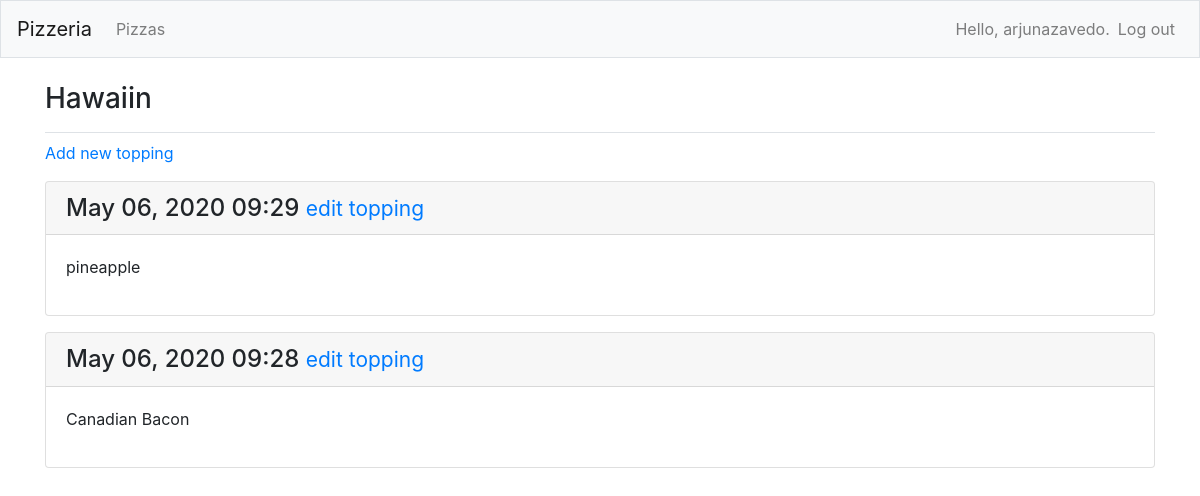
/pizzas/2/ (signed in), run on the app's committed database.
### pizzas/models.py (models this page shows, shortened)
class Pizza(models.Model):
    name = models.CharField(max_length=200)
    date_added = models.DateTimeField(auto_now_add=True)
    owner = models.ForeignKey(User, on_delete=models.CASCADE)
    def __str__(self):
        return self.name

class Topping(models.Model):
    pizza = models.ForeignKey(Pizza, on_delete=models.CASCADE)
    name = models.TextField()
    date_added = models.DateTimeField(auto_now_add=True)
    class Meta:
        verbose_name_plural = 'Toppings'

### pizzas/views.py (the view)
# urls.py: path('pizzas/<int:pizza_id>/', views.pizza, name='pizza'),
@login_required
def pizza(request, pizza_id):
    pizza = Pizza.objects.get(id=pizza_id)
    if pizza.owner != request.user:
        raise Http404
    toppings = pizza.topping_set.order_by('-date_added')
    context = {'pizza': pizza, 'toppings': toppings}
    return render(request, 'pizzas/pizza.html', context)

### pizzas/templates/pizzas/pizza.html
{% extends 'pizzas/base.html' %}
{% block page_header %}
    <h3>{{ pizza }}</h3>
{% endblock page_header %}
{% block content %}
    <p>
        <a href="{% url 'pizzas:new_topping' pizza.id %}">Add new topping</a>
    </p>
    {% for topping in toppings %}
        <div class="card mb-3">
            <h4 class="card-header">
                {{ topping.date_added|date:'M d, Y H:i' }}
                <small><a href="{% url 'pizzas:edit_topping' topping.id %}">
                    edit topping</a></small>
                </h4>
                <div class="card-body">
                    {{ topping.name|linebreaks }}
                </div>
            </div>
    {% empty %}
        <p>There are no toppings for this pizza yet.</p>
    {% endfor %}
{% endblock content %}

### pizzas/templates/pizzas/base.html (shortened to what this page needs)
{% load bootstrap4 %}
<!doctype html>
<html lang="en">
<head>
    {% bootstrap_css %}
</head>
<body>
    <nav class="navbar navbar-expand-md navbar-light bg-light mb-4 border">
        <a class="navbar-brand" href="{% url 'pizzas:index'%}">
            Pizzeria</a>
        <div class="collapse navbar-collapse" id="navbarCollapse">
            <ul class="navbar-nav mr-auto">
                <li class="nav-item">
                    <a class="nav-link" href="{% url 'pizzas:pizzas'%}">
                        Pizzas</a></li>
            </ul>
            <ul class="navbar-nav ml-auto">
                {% if user.is_authenticated %}
                    <li class="nav-item">
                        <span class="navbar-text"}">Hello, {{ user.username }}.</span>
                    </li>
                    <li class="nav-item">
                        <a class="nav-link" href="{% url 'users:logout' %}">Log out</a>
                    </li>
                {% else %}
                    <li class="nav-item">
                        <a class="nav-link" href="{% url 'users:register' %}">Register</a>
                    </li>
                    <li class="nav-item">
                        <a class="nav-link" href="{% url 'users:login' %}">Log in</a></li>
                {% endif %}
            </ul>
        </div>
    </nav>
    <main role="main" class="container">
        <div class="pb-2 mb-2 border-bottom">
            {% block page_header %}{% endblock page_header %}
        </div>
        <div>
            {% block content %}{% endblock content %}
        </div>
    </main>
</body>
</html>

### data on the page
Pizza: name "Hawaiin"
Topping: date_added "May 06, 2020 09:29", name "pineapple"
Topping: date_added "May 06, 2020 09:28", name "Canadian Bacon"

### other printed values
{{ user.username }} "arjunazavedo"
